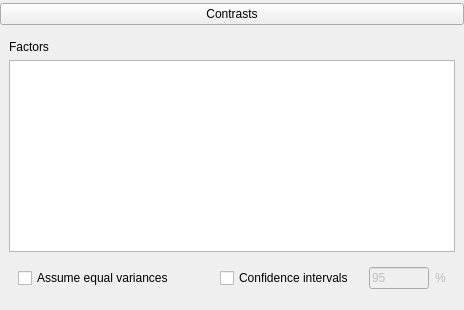
    <widget class="QWidget" name="widget_14" native="true">
     <layout class="QVBoxLayout" name="verticalLayout_5">
      <property name="leftMargin">
       <number>0</number>
      </property>
      <property name="topMargin">
       <number>3</number>
      </property>
      <property name="rightMargin">
       <number>0</number>
      </property>
      <property name="bottomMargin">
       <number>3</number>
      </property>
      <item>
       <widget class="ExpanderButton" name="expanderContrasts">
        <property name="sizePolicy">
         <sizepolicy hsizetype="Expanding" vsizetype="Fixed">
          <horstretch>0</horstretch>
          <verstretch>0</verstretch>
         </sizepolicy>
        </property>
        <property name="text">
         <string>Contrasts</string>
        </property>
       </widget>
      </item>
      <item>
       <widget class="QWidget" name="containerFactors" native="true">
        <layout class="QVBoxLayout" name="verticalLayout">
         <item>
          <widget class="QLabel" name="label_15">
           <property name="text">
            <string>Factors</string>
           </property>
          </widget>
         </item>
         <item>
          <widget class="BoundTableView" name="contrasts">
           <property name="minimumSize">
            <size>
             <width>0</width>
             <height>160</height>
            </size>
           </property>
           <property name="showGrid">
            <bool>false</bool>
           </property>
          </widget>
         </item>
         <item>
          <widget class="QWidget" name="confidenceIntervalsIntervalContainer_2" native="true">
           <property name="enabled">
            <bool>true</bool>
           </property>
           <layout class="QGridLayout" name="gridLayout_26">
            <item row="0" column="1">
             <spacer name="horizontalSpacer_6">
              <property name="orientation">
               <enum>Qt::Horizontal</enum>
              </property>
              <property name="sizeHint" stdset="0">
               <size>
                <width>40</width>
                <height>20</height>
               </size>
              </property>
             </spacer>
            </item>
            <item row="0" column="2">
             <widget class="BoundCheckBox" name="confidenceIntervalsContrast">
              <property name="text">
               <string>Confidence intervals</string>
              </property>
             </widget>
            </item>
            <item row="0" column="3">
             <widget class="QWidget" name="widgetConfidenceIntervalIntervalContrast" native="true">
              <property name="enabled">
               <bool>false</bool>
              </property>
              <property name="sizePolicy">
               <sizepolicy hsizetype="Fixed" vsizetype="Fixed">
                <horstretch>0</horstretch>
                <verstretch>0</verstretch>
               </sizepolicy>
              </property>
              <property name="minimumSize">
               <size>
                <width>0</width>
                <height>0</height>
               </size>
              </property>
              <layout class="QGridLayout" name="gridLayout_38">
               <property name="leftMargin">
                <number>9</number>
               </property>
               <property name="topMargin">
                <number>0</number>
               </property>
               <property name="rightMargin">
                <number>0</number>
               </property>
               <property name="bottomMargin">
                <number>0</number>
               </property>
               <item row="0" column="2">
                <widget class="QLabel" name="label_23">
                 <property name="sizePolicy">
                  <sizepolicy hsizetype="Fixed" vsizetype="Fixed">
                   <horstretch>0</horstretch>
                   <verstretch>0</verstretch>
                  </sizepolicy>
                 </property>
                 <property name="text">
                  <string>%</string>
                 </property>
                </widget>
               </item>
               <item row="0" column="1">
                <widget class="BoundTextBox" name="confidenceIntervalIntervalContrast">
                 <property name="sizePolicy">
                  <sizepolicy hsizetype="Fixed" vsizetype="Fixed">
                   <horstretch>0</horstretch>
                   <verstretch>0</verstretch>
                  </sizepolicy>
                 </property>
                 <property name="minimumSize">
                  <size>
                   <width>60</width>
                   <height>0</height>
                  </size>
                 </property>
                 <property name="maximumSize">
                  <size>
                   <width>60</width>
                   <height>16777215</height>
                  </size>
                 </property>
                 <property name="text">
                  <string>95</string>
                 </property>
                </widget>
               </item>
              </layout>
             </widget>
            </item>
            <item row="0" column="0">
             <widget class="BoundCheckBox" name="contrastAssumeEqualVariance">
              <property name="text">
               <string>Assume equal variances</string>
              </property>
             </widget>
            </item>
           </layout>
          </widget>
         </item>
        </layout>
       </widget>
      </item>
     </layout>
    </widget>
